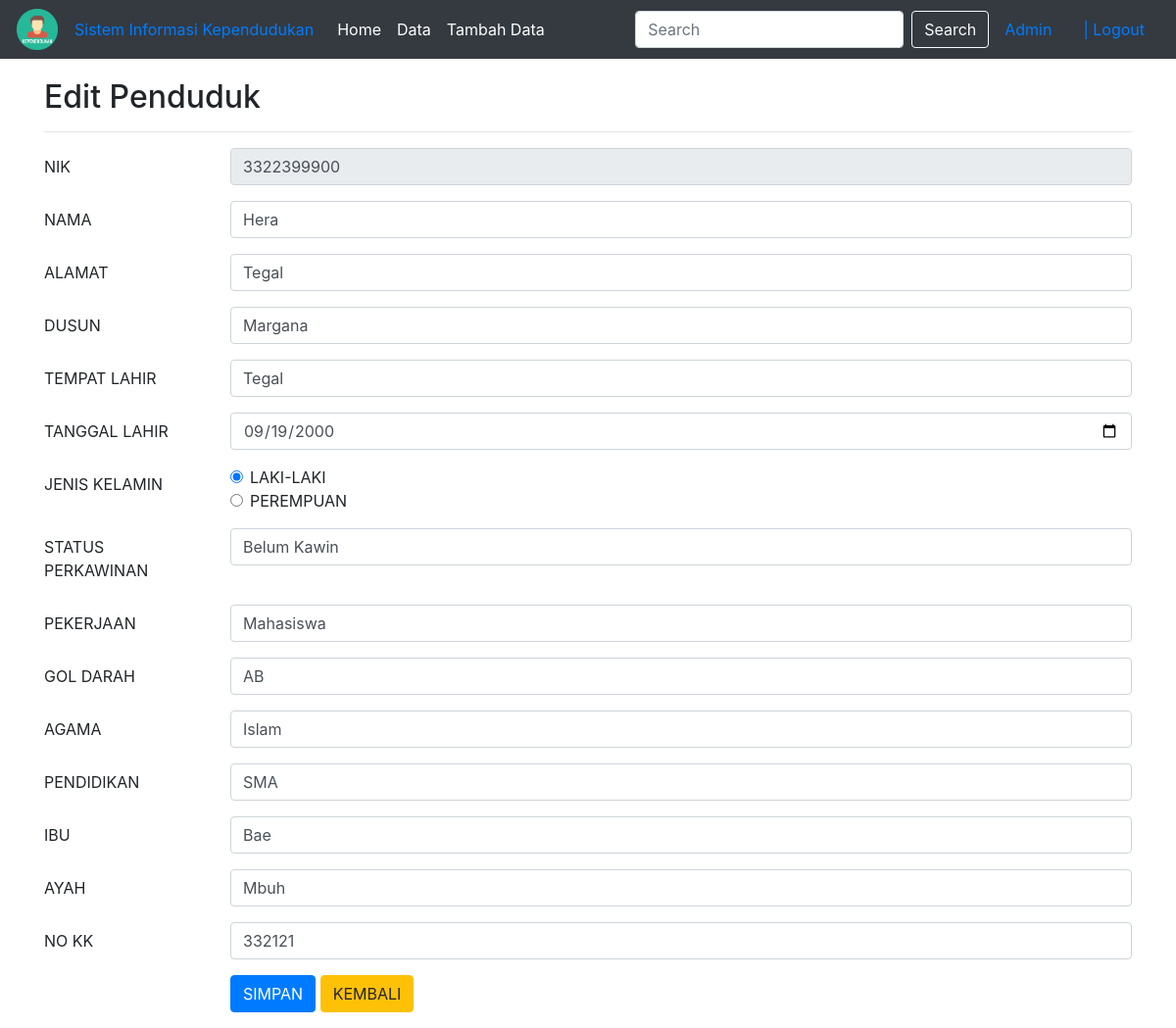
The page /admin/edit_penduduk.php?id=5 on the database its author committed.
### tables this page shows
CREATE TABLE `data_penduduk` (
  `id` int(11) NOT NULL,
  `NIK` char(16) NOT NULL,
  `nama` varchar(50) NOT NULL,
  `alamat` varchar(100) NOT NULL,
  `dusun` varchar(15) NOT NULL,
  `tempat_lahir` varchar(15) NOT NULL,
  `tanggal_lahir` date NOT NULL,
  `jenis_kelamin` varchar(9) NOT NULL,
  `status_perkawinan` varchar(11) NOT NULL,
  `pekerjaan` varchar(12) NOT NULL,
  `gol_darah` varchar(2) NOT NULL,
  `agama` varchar(8) NOT NULL,
  `pendidikan` varchar(12) NOT NULL,
  `ibu` varchar(25) NOT NULL,
  `ayah` varchar(25) NOT NULL,
  `no_kk` char(16) NOT NULL
);

### admin/edit_penduduk.php (the view, shortened to what this page needs)
<?php
include('../config.php');
?>
<!DOCTYPE html>
<html>
<head>
	<link rel="stylesheet" href="https://stackpath.bootstrapcdn.com/bootstrap/4.1.3/css/bootstrap.min.css">
</head>
<body>
	<nav class="navbar navbar-expand-md navbar-dark bg-dark">
    <img  alt="Penduduk" src="kependudukan.png" width="42px" style="margin: 1px;padding: 0px color:white;">
    <a href="../main_menu.php" class="nav-item nav-link">Sistem Informasi Kependudukan</a>
    <div class="collapse navbar-collapse" id="navbarCollapse">
        <div class="navbar-nav">
            <a href="index.php" class="nav-item nav-link active">Home</a>
            <a href="data.php" class="nav-item nav-link active">Data</a>
            <a href="tambah_data.php" class="nav-item nav-link active">Tambah Data</a>
        </div>
        <form class="form-inline ml-auto">
            <input type="text" class="form-control mr-sm-2" placeholder="Search">
            <button type="submit" class="btn btn-outline-light">Search</button>
        </form>
        <a href="#" class="nav-item nav-link">Admin</a>
        <a href="form_login.php" class="nav-item nav-link">| Logout</a>
    </div>
</nav>
<div class="container" style="margin-top:20px">
        <b><h2>Edit Penduduk</h2></b>
        <hr>
        <?php
        if(isset($_GET['id'])){
            $id = $_GET['id'];
            $select = mysqli_query($koneksi, "SELECT * FROM data_penduduk WHERE id='$id'") or die(mysqli_error($koneksi));
            if(mysqli_num_rows($select) == 0){
                echo '<div class="alert alert-warning">ID tidak ada dalam database.</div>';
                exit();
            }else{
                $data = mysqli_fetch_assoc($select);
            }
        }
        ?>
        <form action="edit_penduduk.php?id=<?php echo $id; ?>" method="post">
            <div class="form-group row">
                <label class="col-sm-2 col-form-label">NIK</label>
                <div class="col-sm-10">
                    <input type="text" name="NIK" class="form-control" size="10" value="<?php echo $data['NIK']; ?>" readonly required>
                </div>
            </div>
            <div class="form-group row">
                <label class="col-sm-2 col-form-label">NAMA</label>
                <div class="col-sm-10">
                    <input type="text" name="nama" class="form-control" value="<?php echo $data['nama']; ?>" required>
                </div>
            </div>
            <div class="form-group row">
                <label class="col-sm-2 col-form-label">ALAMAT</label>
                <div class="col-sm-10">
                    <input type="text" name="alamat" class="form-control" value="<?php echo $data['alamat']; ?>" required>
                </div>
            </div>
            <div class="form-group row">
                <label class="col-sm-2 col-form-label">DUSUN</label>
                <div class="col-sm-10">
                    <input type="text" name="dusun" class="form-control" value="<?php echo $data['dusun']; ?>" required>
                </div>
            </div>
            <div class="form-group row">
                <label class="col-sm-2 col-form-label">TEMPAT LAHIR</label>
                <div class="col-sm-10">
                    <input type="text" name="tempat_lahir" class="form-control" value="<?php echo $data['tempat_lahir']; ?>" required>
                </div>
            </div>
            <div class="form-group row">
                <label class="col-sm-2 col-form-label">TANGGAL LAHIR</label>
                <div class="col-sm-10">
                    <input type="date" name="tanggal_lahir" class="form-control" value="<?php echo $data['tanggal_lahir']; ?>" required>
                </div>
            </div>
            <div class="form-group row">
                <label class="col-sm-2 col-form-label">JENIS KELAMIN</label>
                <div class="col-sm-10">
                    <div class="form-check">
                        <input type="radio" class="form-check-input" name="jenis_kelamin" value="LAKI-LAKI" <?php if($data['jenis_kelamin'] == 'LAKI-LAKI'){ echo 'checked'; } ?> required>
                        <label class="form-check-label">LAKI-LAKI</label>
                    </div>
                    <div class="form-check">
                        <input type="radio" class="form-check-input" name="jenis_kelamin" value="PEREMPUAN" <?php if($data['jenis_kelamin'] == 'PEREMPUAN'){ echo 'checked'; } ?> required>
                        <label class="form-check-label">PEREMPUAN</label>
                    </div>
                </div>
            </div>
            <div class="form-group row">
                <label class="col-sm-2 col-form-label">STATUS PERKAWINAN</label>
                <div class="col-sm-10">
                    <input type="text" name="status_perkawinan" class="form-control" value="<?php echo $data['status_perkawinan']; ?>" required>
                </div>
            </div>
            <div class="form-group row">
                <label class="col-sm-2 col-form-label">PEKERJAAN</label>
                <div class="col-sm-10">
                    <input type="text" name="pekerjaan" class="form-control" value="<?php echo $data['pekerjaan']; ?>" required>
                </div>
            </div>
            <div class="form-group row">
                <label class="col-sm-2 col-form-label">GOL DARAH</label>
                <div class="col-sm-10">
                    <input type="text" name="gol_darah" class="form-control" value="<?php echo $data['gol_darah']; ?>" required>
                </div>
            </div>
            <div class="form-group row">
                <label class="col-sm-2 col-form-label">AGAMA</label>
                <div class="col-sm-10">
                    <input type="text" name="agama" class="form-control" value="<?php echo $data['agama']; ?>" required>
                </div>
            </div>
            <div class="form-group row">
                <label class="col-sm-2 col-form-label">PENDIDIKAN</label>
                <div class="col-sm-10">
                    <input type="text" name="pendidikan" class="form-control" value="<?php echo $data['pendidikan']; ?>" required>
                </div>
            </div>
            <div class="form-group row">
                <label class="col-sm-2 col-form-label">IBU</label>
                <div class="col-sm-10">
                    <input type="text" name="ibu" class="form-control" value="<?php echo $data['ibu']; ?>" required>
                </div>
            </div>
            <div class="form-group row">
                <label class="col-sm-2 col-form-label">AYAH</label>
                <div class="col-sm-10">
                    <input type="text" name="ayah" class="form-control" value="<?php echo $data['ayah']; ?>" required>
                </div>
            </div>
           <div class="form-group row">
                <label class="col-sm-2 col-form-label">NO KK</label>
                <div class="col-sm-10">
                    <input type="text" name="no_kk" class="form-control" value="<?php echo $data['no_kk']; ?>" required>
                </div>
            </div>
            <div class="form-group row">
                <label class="col-sm-2 col-form-label">&nbsp;</label>
                <div class="col-sm-10">
                    <input type="submit" name="submit" class="btn btn-primary" value="SIMPAN">
                    <a href="index.php" class="btn btn-warning">KEMBALI</a>
                </div>
            </div>
        </form>
    </div>
</body>
</html>

### rows shown on the page
data_penduduk: NIK "3322399900", nama "Hera", alamat "Tegal", dusun "Margana", tempat_lahir "Tegal", tanggal_lahir "09/19/2000", jenis_kelamin "☑", status_perkawinan "Belum Kawin", pekerjaan "Mahasiswa", gol_darah "AB", agama "Islam", pendidikan "SMA", ibu "Bae", ayah "Mbuh", no_kk "332121"
